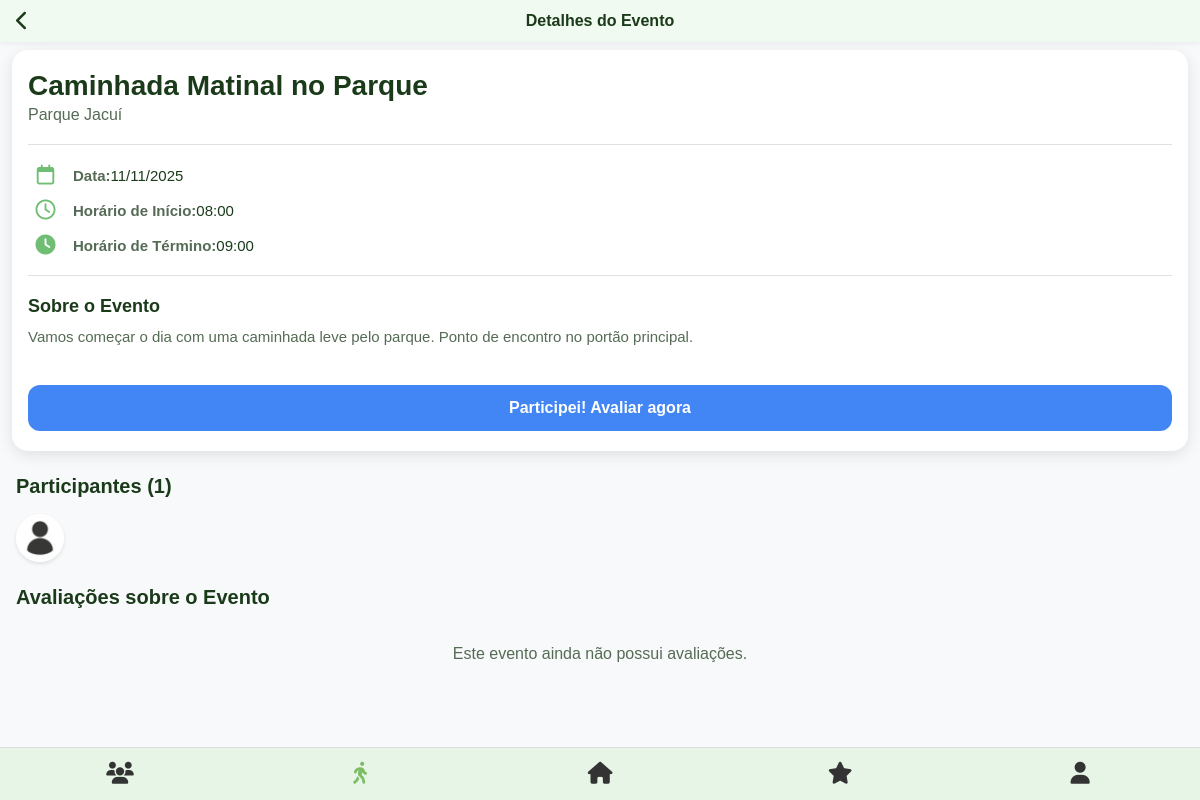
Screenshot of /tela-evento/tela-evento.php?id=5 (signed in) with the database file from the repository.
### tables this page shows
CREATE TABLE Evento ( 
    idEvento INT PRIMARY KEY AUTO_INCREMENT, 
    idParque INT NOT NULL, 
    idInstituicao INT,
    idUsuario INT,
    nome VARCHAR(255) NOT NULL, 
    dia DATE NOT NULL,
    horario_inicio TIME NOT NULL, 
    horario_termino TIME NOT NULL, 
    descricao VARCHAR(255), 
    imagem_path VARCHAR(255) NULL,  
    FOREIGN KEY(idParque) REFERENCES Parque (idParque),
    FOREIGN KEY(idInstituicao) REFERENCES Instituicao (idInstituicao),
    FOREIGN KEY(idUsuario) REFERENCES Usuario (idUsuario)
);

CREATE TABLE Parque ( 
    idParque INT PRIMARY KEY AUTO_INCREMENT, 
    nome VARCHAR(255) NOT NULL, 
    endereco VARCHAR(255) NOT NULL, 
    cep VARCHAR(9) NOT NULL
);

CREATE TABLE Usuario ( 
    idUsuario INT PRIMARY KEY AUTO_INCREMENT,
    nome VARCHAR(255) NOT NULL,
    username VARCHAR(50) NOT NULL UNIQUE,
    avatar_path VARCHAR(255) NULL,
    biografia TEXT NULL,
    tipo ENUM('comum', 'instituicao', 'admin') NOT NULL,
    email VARCHAR(200) NOT NULL UNIQUE,
    senha VARCHAR(255) NOT NULL,
    cpf VARCHAR (14) UNIQUE,
    genero VARCHAR(30),
    data_nasc DATE NOT NULL,
    data_cadastro TIMESTAMP NOT NULL DEFAULT CURRENT_TIMESTAMP,
    ultimo_login TIMESTAMP NULL,
    status ENUM('ativo', 'inativo', 'suspenso') NOT NULL DEFAULT 'ativo'
);

### tela-evento/tela-evento.php (the view, shortened to what this page needs)
<?php
$idEvento = $_GET['id'];
$idUsuarioLogado = $_SESSION['id_usuario'];
$servidor = "localhost"; $usuario_db = "root"; $senha_db = ""; $banco = "spark";
$conexao = new mysqli($servidor, $usuario_db, $senha_db, $banco);
$stmt_evento = $conexao->prepare("SELECT e.*, p.nome AS nome_parque FROM Evento AS e JOIN Parque AS p ON e.idParque = p.idParque WHERE e.idEvento = ?");
$stmt_evento->bind_param("i", $idEvento);
$stmt_evento->execute();
$resultado_evento = $stmt_evento->get_result();
$evento = $resultado_evento->fetch_assoc();
$stmt_participantes = $conexao->prepare("
    SELECT u.nome, u.username, u.avatar_path FROM Usuario AS u
    JOIN Participantes AS pa ON u.idUsuario = pa.idUsuario
    WHERE pa.idEvento = ? ORDER BY pa.dataInscricao ASC
");
$stmt_participantes->bind_param("i", $idEvento);
$stmt_participantes->execute();
$resultado_participantes = $stmt_participantes->get_result();
$stmt_avaliacoes = $conexao->prepare("
    SELECT av.*, u.nome, u.username, u.avatar_path FROM Avaliacao_evento AS av
    JOIN Usuario AS u ON av.idUsuario = u.idUsuario WHERE av.idEvento = ?
    ORDER BY av.data_avaliacao DESC
");
$stmt_avaliacoes->bind_param("i", $idEvento);
$stmt_avaliacoes->execute();
$resultado_avaliacoes = $stmt_avaliacoes->get_result();
$stmt_participacao = $conexao->prepare("SELECT status FROM Participantes WHERE idUsuario = ? AND idEvento = ?");
$stmt_participacao->bind_param("ii", $idUsuarioLogado, $idEvento);
$stmt_participacao->execute();
$participacao = $stmt_participacao->get_result()->fetch_assoc();
$status_participacao = $participacao['status'] ?? null;
$data_inicio_ts = strtotime($evento['dia'] . ' ' . $evento['horario_inicio']);
$data_termino_ts = strtotime($evento['dia'] . ' ' . $evento['horario_termino']);
$agora_ts = time();
$evento_esta_acontecendo = ($agora_ts >= $data_inicio_ts && $agora_ts < $data_termino_ts);
$evento_ja_terminou = $agora_ts >= $data_termino_ts;
$stmt_check_avaliacao = $conexao->prepare("SELECT idAvaliacao FROM Avaliacao_evento WHERE idUsuario = ? AND idEvento = ?");
$stmt_check_avaliacao->bind_param("ii", $idUsuarioLogado, $idEvento);
$stmt_check_avaliacao->execute();
$ja_avaliou = $stmt_check_avaliacao->get_result()->num_rows > 0;
?>
<!DOCTYPE html>
<html lang="pt-BR">
<head>
    <link rel="stylesheet" href="tela-evento.css">
    <link rel="stylesheet" href="https://cdnjs.cloudflare.com/ajax/libs/font-awesome/6.5.2/css/all.min.css">
</head>
<body>
    <header class="topbar">
        <a href="javascript:history.go(-1)" class="back-button"><i class="fa-solid fa-chevron-left"></i></a>
        <h1>Detalhes do Evento</h1>
    </header>
    <main>
        <div class="event-container">
            <div class="event-info">
                <h1 class="event-title"><?php echo htmlspecialchars($evento['nome']); ?></h1>
                <p class="event-park"><?php echo htmlspecialchars($evento['nome_parque']); ?></p>
                <ul class="event-details">
                    <li><i class="fa-regular fa-calendar"></i><div><strong>Data:</strong><span><?php echo date("d/m/Y", strtotime($evento['dia'])); ?></span></div></li>
                    <li><i class="fa-regular fa-clock"></i><div><strong>Horário de Início:</strong><span><?php echo date("H:i", strtotime($evento['horario_inicio'])); ?></span></div></li>
                    <li><i class="fa-solid fa-clock"></i><div><strong>Horário de Término:</strong><span><?php echo date("H:i", strtotime($evento['horario_termino'])); ?></span></div></li>
                </ul>
                <?php if (!empty($evento['descricao'])): ?>
                    <div class="event-description"><h2>Sobre o Evento</h2><p><?php echo nl2br(htmlspecialchars($evento['descricao'])); ?></p></div>
                <?php endif; ?>
                <div class="button-container">
                    <?php if ($status_participacao === 'participou' || $ja_avaliou): ?>
                        <button class="cta-button disabled" disabled>Evento Finalizado e Avaliado</button>
                    <?php elseif ($status_participacao === 'ativo'): ?>
                        <button class="cta-button participate" onclick="openEvaluationModal()">Finalizar Evento</button>
                    <?php elseif ($status_participacao === 'inscrito' && $evento_ja_terminou): ?>
                        <button class="cta-button participate" onclick="openEvaluationModal()">Participei! Avaliar agora</button>
                    <?php elseif ($status_participacao === 'inscrito' && $evento_esta_acontecendo): ?>
                        <button id="btnIniciarEvento" class="cta-button participate" onclick="iniciarEvento(<?php echo $idEvento; ?>)">Iniciar Evento</button>
                    <?php elseif ($status_participacao === 'inscrito'): ?>
                        <button id="btnIniciarEvento" class="cta-button" data-starttime-ms="<?php echo htmlspecialchars($data_inicio_ts * 1000); ?>" disabled>Carregando...</button>
                    <?php else: ?>
                        <form action="confirmar_presenca.php" method="POST" style="margin:0;"><input type="hidden" name="idEvento" value="<?php echo $evento['idEvento']; ?>"><button type="submit" class="cta-button">Confirmar Presença</button></form>
                    <?php endif; ?>
                </div>
            </div>
        </div>
        <section class="participants-section">
            <h2>Participantes (<?php echo $resultado_participantes->num_rows; ?>)</h2>
            <?php if ($resultado_participantes->num_rows > 0): ?>
                <div class="participants-list">
                    <?php while($participante = $resultado_participantes->fetch_assoc()):
                        $avatar_participante = !empty($participante['avatar_path']) ? $participante['avatar_path'] : 'assets/images/avatar_padrao.png';
                    ?>
                        <img src="/Spark-main/<?php echo htmlspecialchars($avatar_participante); ?>"
                             title="<?php echo htmlspecialchars($participante['nome']); ?> (@<?php echo htmlspecialchars($participante['username']); ?>)"
                             class="participant-avatar">
                    <?php endwhile; ?>
                </div>
            <?php else: ?>
                <p class="no-participants">Seja o primeiro a confirmar presença!</p>
            <?php endif; ?>
        </section>
        <section class="reviews-section">
            <h2>Avaliações sobre o Evento</h2>
            <?php if ($resultado_avaliacoes && $resultado_avaliacoes->num_rows > 0): ?>
                <?php while($avaliacao = $resultado_avaliacoes->fetch_assoc()):
                    $avatar_avaliacao = !empty($avaliacao['avatar_path']) ? $avaliacao['avatar_path'] : 'assets/images/avatar_padrao.png';
                ?>
                <div class="review-card">
                    <img src="/Spark-main/<?php echo htmlspecialchars($avatar_avaliacao); ?>" alt="avatar" class="avatar">
                    <div class="review-content">
                        <div class="review-header"><h3><?php echo htmlspecialchars($avaliacao['nome']); ?></h3><span>@<?php echo htmlspecialchars($avaliacao['username']); ?></span></div>
                        <div class="stars"><?php for ($i = 1; $i <= 5; $i++) { echo ($i <= $avaliacao['nota']) ? '<i class="fa-solid fa-star"></i>' : '<i class="fa-regular fa-star"></i>'; } ?></div>
                        <p><?php echo htmlspecialchars($avaliacao['comentario']); ?></p>
                        <?php if (!empty($avaliacao['imagem_path'])): ?>
                            <img src="/Spark-main/<?php echo htmlspecialchars($avaliacao['imagem_path']); ?>" alt="Imagem da avaliação" class="review-image">
                        <?php endif; ?>
                    </div>
                </div>
                <?php endwhile; ?>
            <?php else: ?>
                <p class="no-reviews">Este evento ainda não possui avaliações.</p>
            <?php endif; ?>
        </section>
    </main>
    <nav class="bottombar">
        <button class="nav-btn" onclick="window.location.href='/Spark-main/TelaPerfils/perfil.html'"><i class="fa-solid fa-users"></i><span></span></button>
        <button class="nav-btn active"><i class="fa-solid fa-person-walking"></i><span></span></button>
        <button class="nav-btn" onclick="window.location.href='/Spark-main/tela-principal/telaprincipal.php'"><i class="fa-solid fa-house"></i><span></span></button>
        <button class="nav-btn"><i class="fa-solid fa-star"></i><span></span></button>
        <button class="nav-btn" onclick="window.location.href='/Spark-main/teladeusuario/teladeusuario.php'"><i class="fa-solid fa-user"></i><span></span></button>
    </nav>
</body>
</html>

### tela-evento/tela-evento.css (style rules this page uses)
:root { --cor-principal: #6FBE74; --fundo-pagina: #F8F9FA; --fundo-card: #FFFFFF; --fundo-card-claro: #F0FAF0; --texto-escuro: #1A3A1A; --texto-suave: #556B55; --linha-divisoria: #e0e0e0; }
* { margin: 0; padding: 0; box-sizing: border-box; font-family: Arial, sans-serif; }
body { background-color: var(--fundo-pagina); color: var(--texto-escuro); }
.topbar { display: flex; align-items: center; justify-content: center; padding: 12px 16px; background-color: var(--fundo-card-claro); box-shadow: 0 2px 4px rgba(0,0,0,0.05); position: fixed; top: 0; width: 100%; z-index: 100; }
.topbar h1 { font-size: 16px; font-weight: 600; }
.topbar .back-button { position: absolute; left: 16px; font-size: 20px; color: var(--texto-escuro); text-decoration: none; }
main { padding: 80px 0 100px; }
.event-container { background-color: var(--fundo-card); padding: 20px 16px; margin: -30px 12px 24px; border-radius: 16px; box-shadow: 0 4px 15px rgba(0,0,0,0.1); position: relative; z-index: 10; }
.event-title { font-size: 28px; font-weight: bold; margin-bottom: 4px; }
.event-park { font-size: 16px; color: var(--texto-suave); margin-bottom: 20px; }
.event-details { list-style: none; margin: 20px 0; padding-top: 20px; border-top: 1px solid var(--linha-divisoria); }
.event-details li { display: flex; align-items: center; margin-bottom: 15px; font-size: 15px; color: var(--texto-suave); }
.event-details i { font-size: 20px; color: var(--cor-principal); width: 35px; text-align: center; margin-right: 10px; }
.event-details span { color: var(--texto-escuro); }
.event-description { margin: 20px 0; padding-top: 20px; border-top: 1px solid var(--linha-divisoria); }
.event-description h2 { font-size: 18px; color: var(--texto-escuro); margin-bottom: 8px; }
.event-description p { font-size: 15px; color: var(--texto-suave); line-height: 1.6; }
.cta-button { width: 100%; padding: 14px; background-color: var(--cor-principal); color: white; border: none; border-radius: 12px; font-size: 16px; font-weight: bold; cursor: pointer; margin-top: 16px; transition: background-color 0.2s; }
.reviews-section { padding: 0 16px; }
.reviews-section h2 { font-size: 20px; font-weight: bold; margin-bottom: 16px; }
.no-reviews { color: var(--texto-suave); text-align: center; padding: 20px; }
.cta-button.participate { background-color: #4285F4; }
.bottombar { background: #E6F5E6; display: flex; justify-content: space-around; align-items: center; padding: 8px 0; position: fixed; bottom: 0; left: 0; width: 100%; border-top: 1px solid #ddd; z-index: 1000; }
.bottombar .nav-btn { background: transparent; border: none; color: #333; text-decoration: none; display: flex; flex-direction: column; align-items: center; justify-content: center; font-size: 12px; cursor: pointer; padding: 5px; flex: 1; }
.bottombar .nav-btn i { font-size: 22px; margin-bottom: 2px; height: 24px; display: flex; align-items: center; }
.bottombar .nav-btn.active { color: #7CBD64; font-weight: bold; }
.participants-section { padding: 0 16px; margin-bottom: 24px; }
.participants-section h2 { font-size: 20px; font-weight: bold; margin-bottom: 16px; color: var(--texto-escuro); }
.participants-list { display: flex; flex-wrap: wrap; gap: 8px; }
.participant-avatar { width: 48px; height: 48px; border-radius: 50%; object-fit: cover; border: 2px solid #fff; box-shadow: 0 2px 4px rgba(0,0,0,0.1); }

### rows the page displays
evento: nome "Caminhada Matinal no Parque", idParque.nome "Parque Jacuí", dia "11/11/2025", horario_inicio "08:00", horario_termino "09:00", descricao "Vamos começar o dia com uma caminhada leve pelo parque. Ponto de encontro no portão principal."

### other values shown
$resultado_participantes->num_rows "1"
